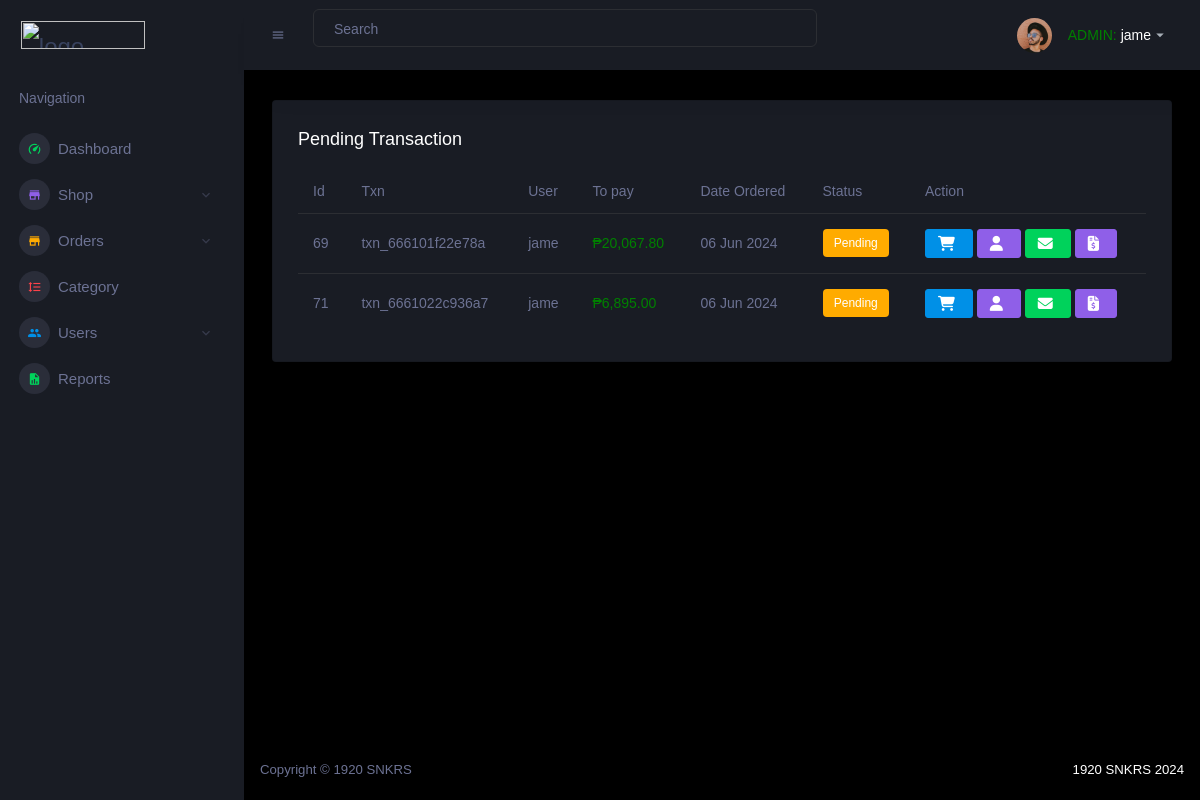
The app's page /admin/orders-pending.php (signed in), older data.
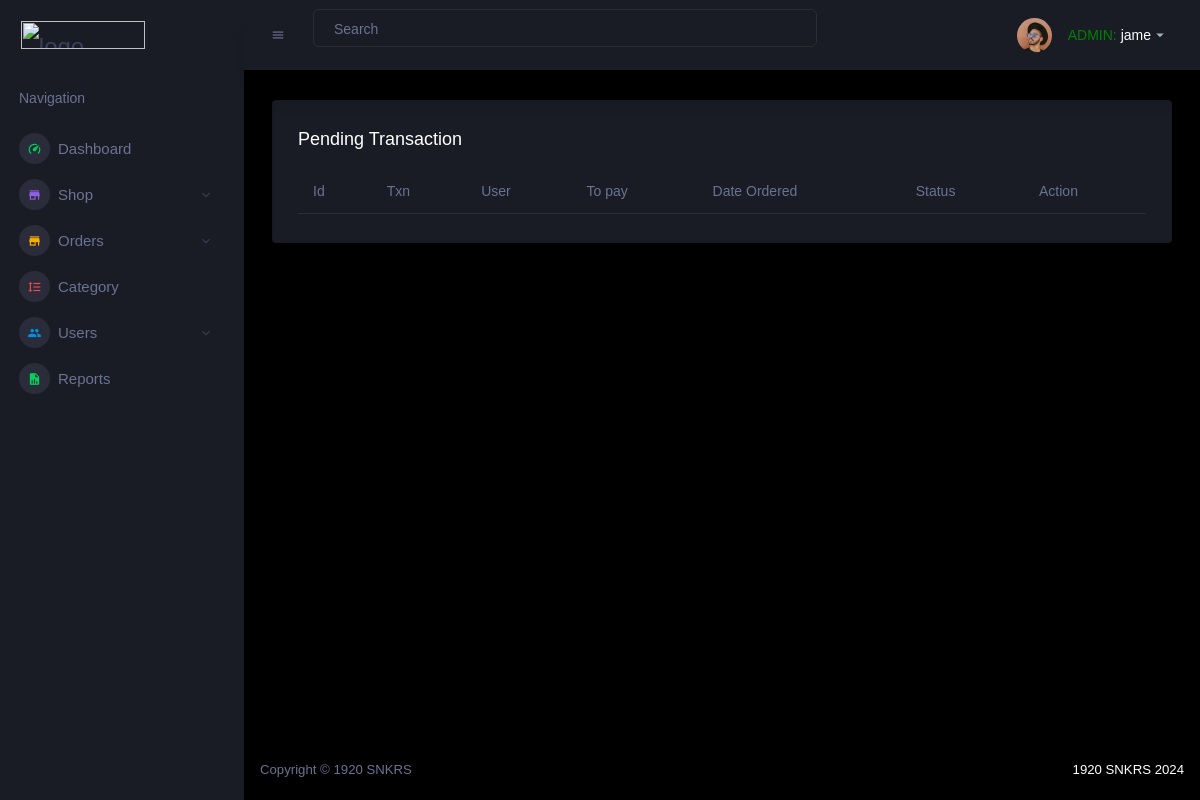
The same page, newer data.
### tables this page shows
CREATE TABLE `orders` (
  `order_id` int(11) NOT NULL,
  `transaction_number` varchar(255) DEFAULT NULL,
  `userid` int(11) DEFAULT NULL,
  `total_amount` decimal(10,2) DEFAULT NULL,
  `note` text DEFAULT NULL,
  `created_at` timestamp NOT NULL DEFAULT current_timestamp(),
  `order_status` varchar(20) DEFAULT 'Pending',
  `imgURL` varchar(255) DEFAULT NULL,
  `updated_at` timestamp NOT NULL DEFAULT current_timestamp() ON UPDATE current_timestamp()
);

CREATE TABLE `users` (
  `userid` int(11) NOT NULL,
  `username` varchar(50) NOT NULL,
  `email` varchar(100) NOT NULL,
  `password` varchar(100) NOT NULL,
  `datecreated` timestamp NOT NULL DEFAULT current_timestamp()
);

### admin/orders-pending.php (the view, shortened to what the changed rows need)
<html lang="en">
<?php
require_once("../database/connection.php");
?>
</head>
<body>
    <div class="container-scroller">
        <div class="container-fluid page-body-wrapper">
            <div class="main-panel">
                <div class="content-wrapper">
                    <div class="row">
                        <div class="col-lg-12 grid-margin stretch-card">
                            <div class="card">
                                <div class="card-body">
                                    <div class="table-responsive">
                                        <table id="productTable" class="table">
                                            <thead>
                                                <tr>
                                                    <th>Id</th>
                                                    <th>Txn</th>
                                                    <th>User</th>
                                                    <th>To pay</th>
                                                    <th>Date Ordered</th>
                                                    <th>Status</th>
                                                    <th>Action</th>
                                                </tr>
                                            </thead>
                                            <tbody>
                                                <?php
                                                $query = "SELECT * FROM orders WHERE order_status = 'Pending'";
                                                $result = mysqli_query($link, $query);
                                                while ($row = mysqli_fetch_assoc($result)) {
                                                    $userid = $row['userid'];
                                                    $usernameQuery = "SELECT username FROM users WHERE userid = ?";
                                                    $stmtUsername = $link->prepare($usernameQuery);
                                                    $stmtUsername->bind_param("i", $userid);
                                                    $stmtUsername->execute();
                                                    $resultUsername = $stmtUsername->get_result();
                                                    $username = $resultUsername->fetch_assoc()['username'];
                                                    $status = $row['order_status'];
                                                    $order_id = $row['order_id'];
                                                    $transaction_number = $row['transaction_number'];
                                                    $createdAt = date('d M Y', strtotime($row['created_at']));
                                                    $checkCancellationQuery = "SELECT * FROM cancellation_request WHERE order_id = ? AND status = 0";
                                                    $stmtCancellation = $link->prepare($checkCancellationQuery);
                                                    $stmtCancellation->bind_param("i", $order_id);
                                                    $stmtCancellation->execute();
                                                    $resultCancellation = $stmtCancellation->get_result();
                                                    $cancellationExists = $resultCancellation->num_rows > 0;
                                                    if ($status === 'Pending') {
                                                        $statusLabel = '<label class="badge badge-warning">Pending</label>';
                                                    } else {
                                                        $statusLabel = $status;
                                                    }
                                                    echo "<tr>
            <td>{$order_id}</td>
            <td>{$transaction_number}</td>
            <td>{$username}</td>
            <td style='color: green;'>₱" . number_format($row['total_amount'], 2, '.', ',') . "</td>
            <td>{$createdAt}</td>
            <td>";
                                                    if (!$cancellationExists) {
                                                        echo $statusLabel;
                                                    } else {
                                                        echo "<label class='badge badge-danger'>Cancellation</label>";
                                                    }
                                                   echo "</td>
            <td>
                <button type='button' data-txn='{$transaction_number}' class='view-order btn btn-primary btn-md'><i class='fas fa-shopping-cart'></i></button>
                <button type='button' data-userid='{$userid}' class='view-user btn btn-info btn-md'><i class='fas fa-user'></i></button>
                <button type='button' data-userid='{$userid}' class='email-user btn btn-success btn-md'><i class='fas fa-envelope'></i></button>
                <button type='button' data-order_id='{$order_id}' class='proof-payment btn btn-info btn-md'><i class='fas fa-file-invoice-dollar'></i></button>
            </td>
        </tr>";
                                                }
                                                ?>
                                            </tbody>
                                        </table>
                                    </div>
                                </div>
                            </div>
                        </div>
                    </div>
                </div>
            </div>
        </div>
    </div>
</body>
</html>

Row changes from the older to the newer data that the page shows:
no longer on this page (row edited): orders: order_id "69", transaction_number "txn_666101f22e78a", userid.username "jame", total_amount "20,067.80", created_at "06 Jun 2024", order_status "Pending"
no longer on this page (row edited): orders: order_id "71", transaction_number "txn_6661022c936a7", userid.username "jame", total_amount "6,895.00", created_at "06 Jun 2024", order_status "Pending"
